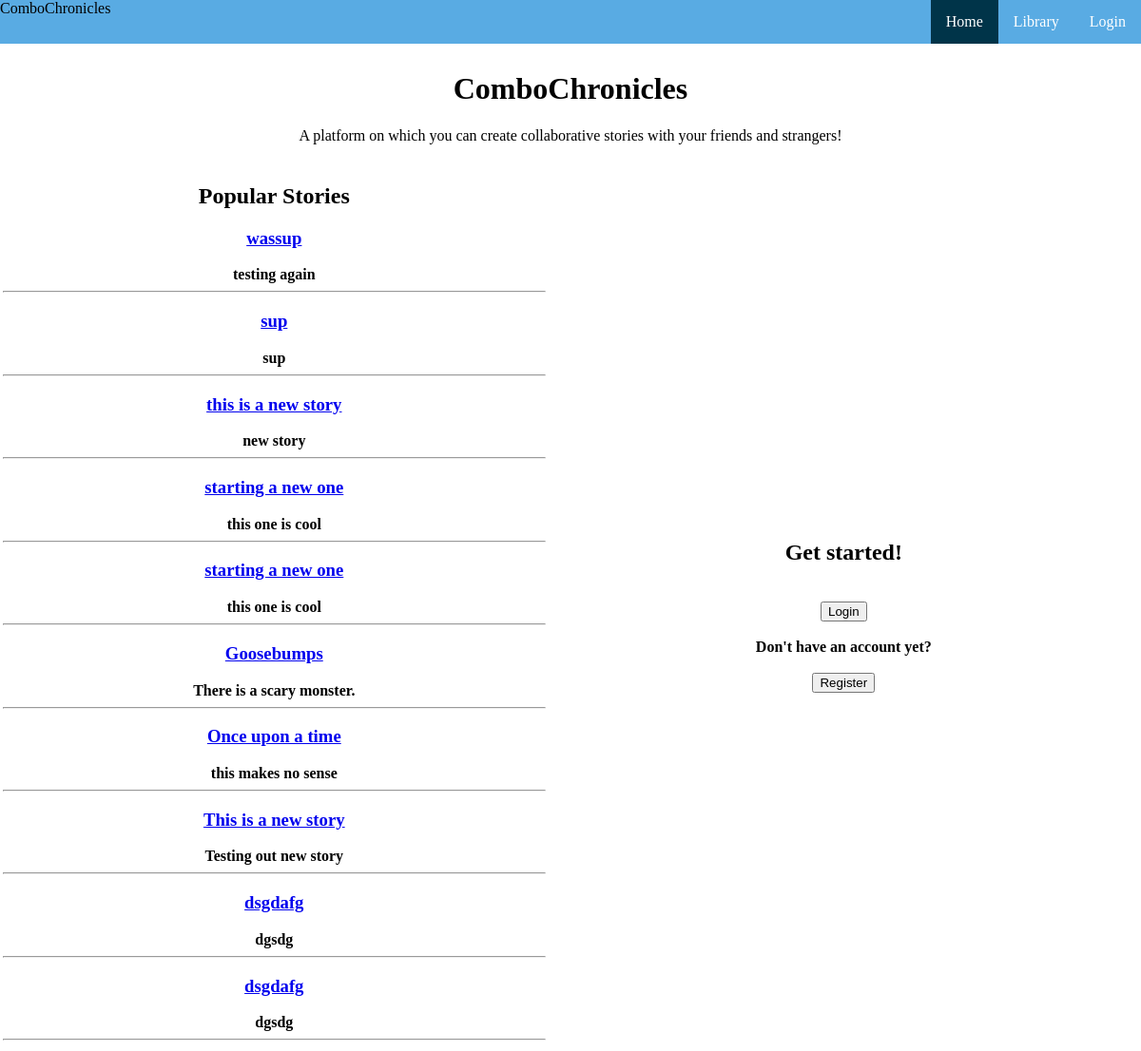
The page / on the database its author committed.
### tables this page shows
CREATE TABLE stories (storyid INTEGER PRIMARY KEY, title TEXT NOT NULL);

CREATE TABLE entries (storyid INTEGER, content TEXT NOT NULL, entryID INTEGER PRIMARY KEY autoincrement, contributor TEXT NOT NULL, timestamp TEXT NOT NULL);

### app.py (the view)
@app.route("/", methods = ['POST','GET'])
def new():
	return render_template('home.html', title = "ComboChronicles", titles_stories = zip(functions.menuStories(10)[0], functions.menuStories(10)[2]))

### functions.py (called while the page is built)
def returnLatest(numStories):
	db = sql.connect(STORIES)
	c = db.cursor()
	data = c.execute("SELECT DISTINCT storyid FROM entries ORDER BY timestamp DESC LIMIT ?" , (numStories,))
	stories = []
	for item in data:
		stories.append(item[0])
	return stories

def menuStories(numStories):
	db = sql.connect(STORIES)
	c = db.cursor()
	latestStories = returnLatest(numStories)
	latestEntries = []
	latestTitles = []
	for story in latestStories:
		data = c.execute("SELECT * FROM entries WHERE entries.storyid == ? ORDER BY entryID DESC" , (story,))
		entry = data.fetchone()
		if entry:
			latestEntries.append(entry[1]) #Entry[1] = content
		data = c.execute("SELECT * FROM stories WHERE stories.storyid == ?" , (story,))
		entry = data.fetchone()
		if entry:
			latestTitles.append(entry[1]) #Entry[1] = title
	return (latestTitles, latestStories, latestEntries,)

### templates/home.html (shortened to what this page needs)
{% extends "index.html" %}
{% block homeact %}class="active"{% endblock %}
{% block content %}
	<center><h1>ComboChronicles</h1></center>
	{% if 'username' not in session %}
		<center>
		A platform on which you can create collaborative stories with your friends and strangers!
		</center>
		<table style="width:100%", id="frontcols">
		<tr>
			<th>
			<center>
			<div class = "feed_wrapper">
			<h2>Popular Stories</h2>
			{% for title,story in titles_stories %}
			<a href = "{{url_for ('login')}}"><h3>{{title}}</h3></a>
			<b>{{story}}</b>
			<hr>
			{% endfor %}
			</div>
			</center>
			</th>
			<th>
				<div class = "start_wrapper">
				<h2>Get started!</h2>
				<br>
				<form action="/login/" method="POST">
				  <input type = "submit" name = "log" value = "Login">
				  <br>
				  <br>
				  Don't have an account yet?
				  <br>
				  <br>
				  <input type = "submit" name = "reg" value = "Register">
				  <br>
				</form>
				</div>
			</th>
		</tr>
		<br>
	{% endif %}
{% endblock %}

### static/stylesheets/index.css (style rules this page uses)
body { margin:0; }

### rows shown on the page
stories: titles_stories "wassup"
entries: titles_stories "testing again"
stories: titles_stories "sup"
entries: titles_stories "sup"
stories: titles_stories "this is a new story"
entries: titles_stories "new story"
stories: titles_stories "starting a new one"
entries: titles_stories "this one is cool"
stories: titles_stories "starting a new one"
entries: titles_stories "this one is cool"
stories: titles_stories "Goosebumps"
entries: titles_stories "There is a scary monster."
stories: titles_stories "Once upon a time"
entries: titles_stories "this makes no sense"
stories: titles_stories "This is a new story"
entries: titles_stories "Testing out new story"
stories: titles_stories "dsgdafg"
entries: titles_stories "dgsdg"
stories: titles_stories "dsgdafg"
entries: titles_stories "dgsdg"
